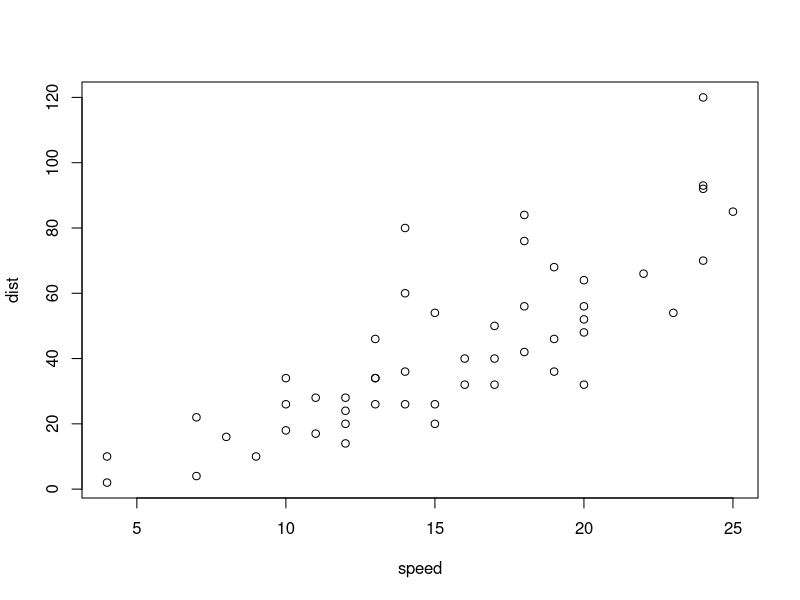
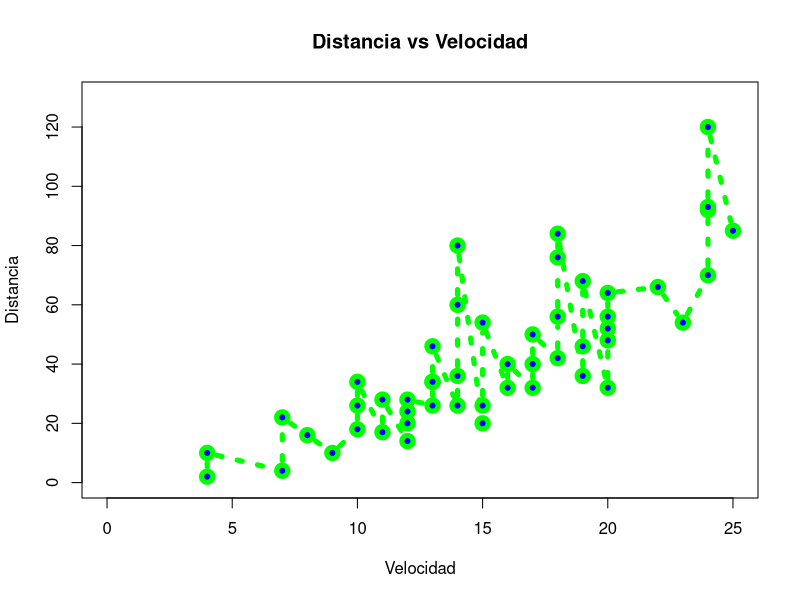
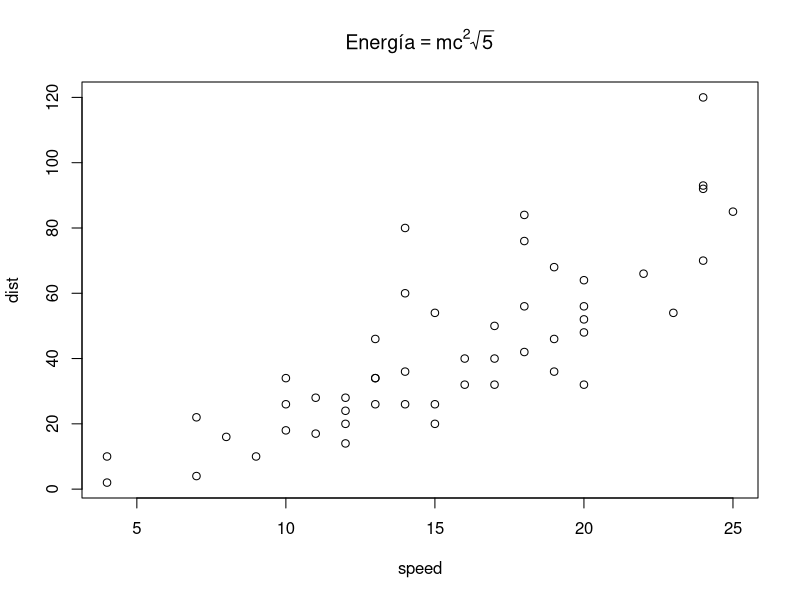
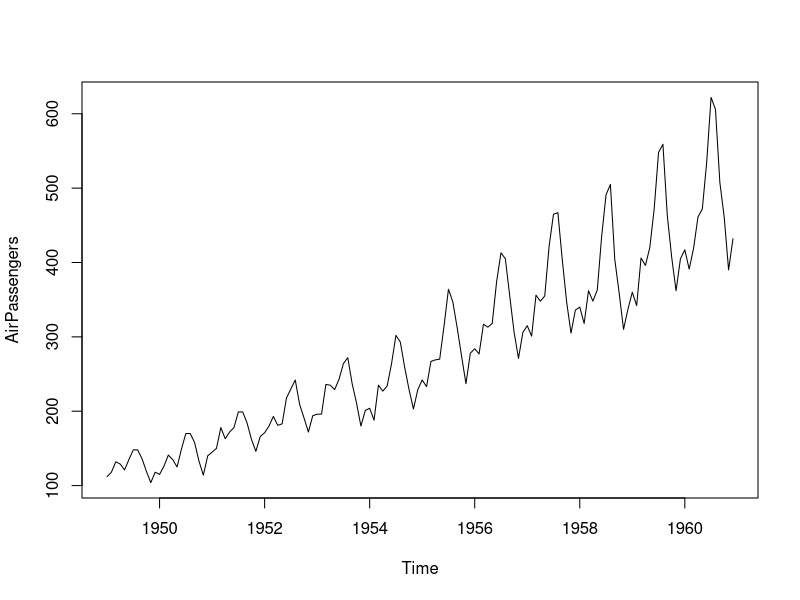
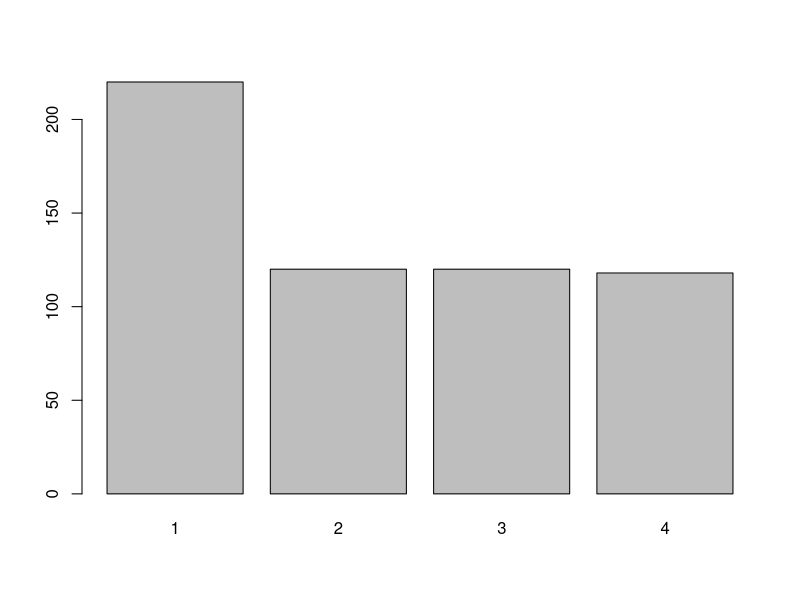
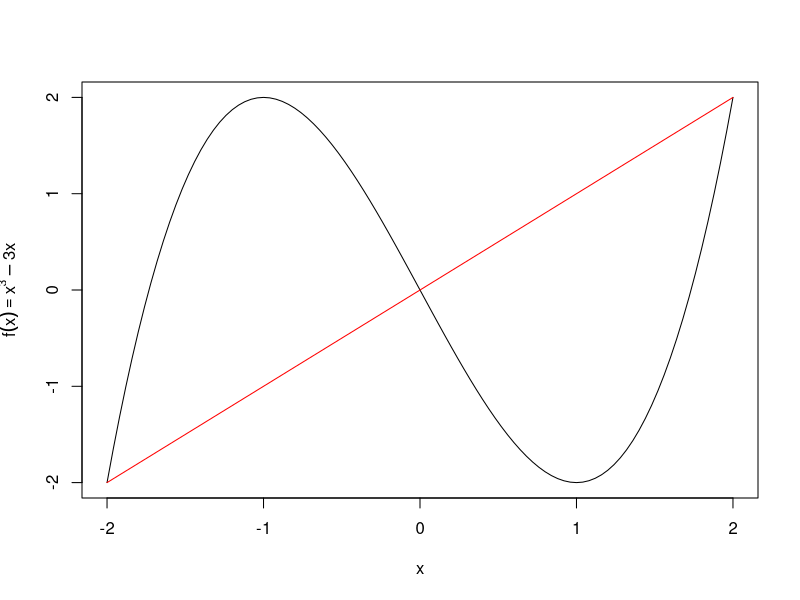
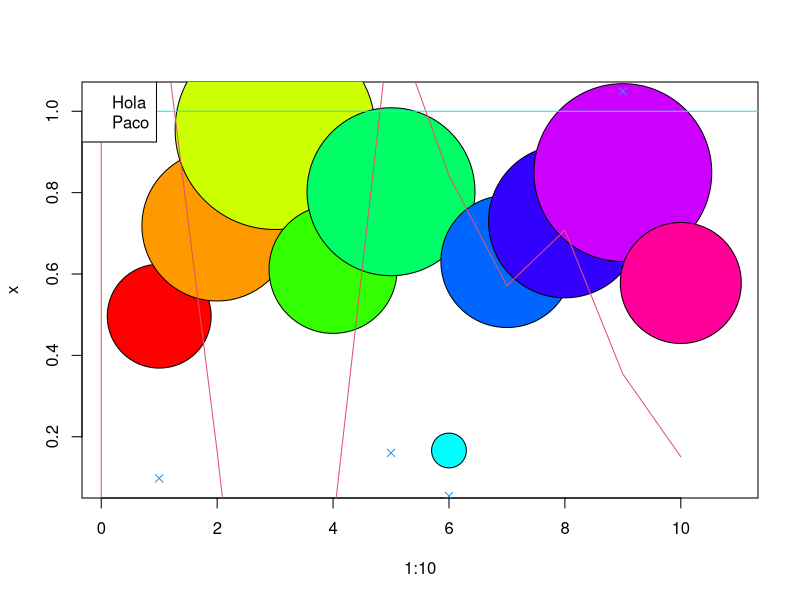
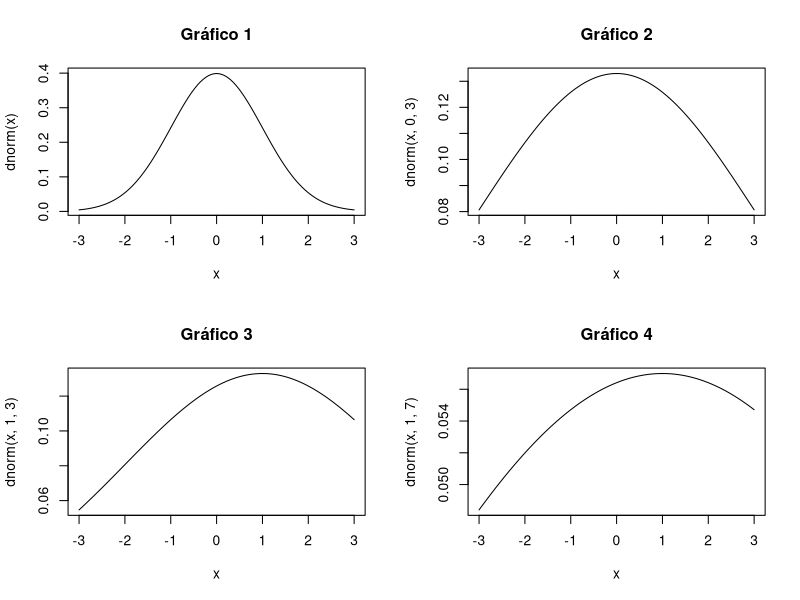

Recreate these plots in R, in order. (Note: this script raises an error after producing the figures.)
###############################################
################### F. PLOT ###################
###############################################

# DataFrame con dos columnas, x e y
plot(cars)

# control completo
plot(cars,  type = "b", # p, l, c, h, o, s...
            main = "Distancia vs Velocidad",
            xlab = "Velocidad", ylab = "Distancia",
            xlim = c(0, 25), ylim = c(0, 130),
            col = "green", 
            # puntos:
            pch = 21, # código de forma de los puntos
            bg = "blue", # color de fondo de punto
            cex = 1.5, # tamaño de los puntos
            lty = 3, # linea continua - discontinua
            lwd = 5) # grosor de la linea

# Añadir expresión matemática en la etiqueta de la leyenda
plot(cars,  main = expression(Energía == m * c^2 * sqrt(5)))

# Impresión de data frame matricial
plot(AirPassengers) 
class(AirPassengers) # tipo ts, especial configurado para ser impreso en gráfica

# Impresión de data frame con factores
plot(ChickWeight$Diet)

###############################################

# Vector de colores 
colors()

# Vector reducido de colores (8 coordenadas ciclicas)
palette()

# vector de colores del arcoiris
rainbow(20)



###############################################
################# F. AUXILIARES ###############
###############################################

# Función curve
curve(x^3 - 3*x, -2, 2, ylab = expression(f(x) == x^3-3*x))

# Superposición de funciones
curve(x+0, -2, 2, col = 'red', add = TRUE)

#----------------------------------------------

# función symbols
x <- runif(10)
symbols(1:10, x, circles = x, bg = rainbow(10))

#----------------------------------------------

# Función points, añade a gráfico existente
points(rnorm(10), pch=4, col=4)

# Función lines, añade a gráfico existente
lines(rnorm(10), lty=1, col=2)

# Abline, añade lineas horizontales - verticales
abline(v=0, h=1, col=c(5,2)) # linea horizontal y vertical

#----------------------------------------------

# Texto
text(-1.5, 0,"Función", pos=3, srt=45)

# Unir texto calculado
paste0('probabilidad=', 1-2*rnorm(1))

# Unir texto para fórmula
expression(group("[",list(0, 2*pi),"]"))

# Leyenda
legend(0, -0.5, c("Coseno", "Seno"), col = 2:3, lty = 1:2, lwd = 3)
legend('topleft', c("Hola", "Paco"))

#----------------------------------------------

# Multigráfica
par(mfrow=c(2,2)) # 2x2 rellenando por filas
curve(dnorm(x),       -3, 3, main='Gráfico 1')
curve(dnorm(x, 0, 3), -3, 3, main='Gráfico 2')
curve(dnorm(x, 1, 3), -3, 3, main='Gráfico 3')
curve(dnorm(x, 1, 7), -3, 3, main='Gráfico 4')

# 'par' te modifica los parametros gráficos por defecto

# Superposición de gráficas
par(new=TRUE)

#----------------------------------------------

# Crear un dispositivo gráfico
X11()

# Consulta de dispositivos gráficos activos
dev.list()

# Dispositivo activo
dev.cur()

# Establecer dispositivo activo
dev.set(2)

# Cerrar dispositivo actual
dev.off()

# Cerrar todos los dispositivos
graphics.off()

# Exportar gráfico a archivo
png('grafico.png')
pdf('grafico.pdf')



###############################################
################# HISTOGRAMA ##################
###############################################

# Para representación de datos tipo continuo
hist(rnorm(100))

# Información sobre el histograma
hist(rnorm(100),plot = FALSE)

# Modificación de amplitud de barras
hist(rnorm(100), breaks = 10)
hist(rnorm(100), breaks = c(seq(-4, 0, 0.1), seq(0.5, 4, 0.5)))

# Versión suavizada del histograma, para superponer
lines(density(rnorm(100)),col='blue')



###############################################
################# QQ-PLOT #####################
###############################################

# proporciona info sobre aproximación de datos a la normal
qqnorm(rnorm(100))

# Mientras más alineación, mejor aproximados están
qqline(rnorm(100))

# Contraste de hipótesis, para ver si se aproxima por normales
# Test de Kolmogorov Smirnov
ks.test(rnorm(100), pnorm, mean = mean(rnorm(100)), sd = sd(rnorm(100)))

# Test de Shapiro Wilks
shapiro.test(rnorm(100)) # Se acepta la hipótesis nula en ambos casos (p-valor)



###############################################
################# BOXPLOT #####################
###############################################

# Representación de datos tipo continuo
boxplot(rnorm(100)) # Los puntos exteriores son datos anomalos
# La caja son los cuartiles del 1 al 3
# La línea es la mediana, la amplitud es el rango de la variable

# Superposición en el histograma
hist(rnorm(1000))

par(new = TRUE) # Para que se superponga la siguiente
boxplot(rnorm(1000), horizontal = TRUE, axes = FALSE)

# Comparativa entre dos variables continuas
boxplot(rnorm(1000), rnorm(1000, mean = 3, sd = 5))

# Comparativa entre elementos de factores en una variable
boxplot(salary~gender) # Factores: género. Conjunto de datos: Salary

# Distinción con dos factores
boxplot(salary~gender*jobcat)



###############################################
############ VAR. CUALITATIVAS ################
###############################################

# Valores aleatorios en variable tipo factor
aleatorios <- sample(1:5,100, replace = TRUE)
factor <- factor(aleatorios)

# Clasificación de valores
tabla <- table(factor)

# Frecuencia de la clasificación de valores
fi <- prop.table(tabla)

# COnstrucción de tablade frecuencias
data.frame(tabla, Freq.rel = as.numeric(fi))

# Diagrama de barras
barplot(tabla)

# Diagrama de sectores
pie(tabla)

# Diagrama de barras apilado
paridad <- factor(aleatorios%%2)
tab <- table(factor, paridad)
addmargins(tab) # Añadir sumas acumuladas a una tabla

barplot(tab)

# Diagrama de barras de dos factores uno al lado del otro
barplot(tab, beside = TRUE)



###############################################
############# REGRESIÓN LINEAL ################
###############################################

library(MASS); attach(forbes)

# Función lm
fit <- lm(pres ~ bp)

# Nombres de variables que calcula la función lm (lista)
names(fit) 

# Bondad del ajuste (COEFICIENTE DE DETERMINACIÓN)
summary(fit) # Debemos mirar el multiple R-squared
# si el p-valor es menor que 0.05, es bueno

# Cálculos intermedios del contraste de regresión
anova(fit)

# Intervalos de confianza al 95%
confint(fit) # level = 0.90

# Impresión de la recta de regresión sobre la nube de puntos
abline(fit)

# Predicción sobre un valor de entrada e intervalo máximo de error
predict(fit, newdata = data.frame(bp = 200), interval = "prediction")

# Predicción sobre un valor de entrada e intervalo de confianza 95%
predict(fit, newdata = data.frame(bp = 200), interval = "confidence") # level = 0.99)

# Mayor detalle (errores, ...)
predict(fit, newdata = data.frame(bp = 200), se.fit=TRUE)

# Pintado de intervalos de rpedicción y confianza
x <- data.frame(bp = seq(min(forbes$bp), max(forbes$bp), length.out = 20))
pred.m <- predict(fit, newdata = x, interval = 'confidence', se.fit = TRUE) # Vector de precicciones e intervalos
pred.p <- predict(fit, newdata = x, interval = 'prediction', se.fit = TRUE)
matplot(x$bp,   cbind(pred.m$fit, pred.p$fit[,-1]), 
                lty=c(1,2,2,3,3), 
                col=c(1,2,2,4,4),
                type='l',
                xlab='temperatura',
                ylab='presión',
                main='')
                # add = TRUE)
points(forbes)



# Ejemplo de regresión lineal
plot(forbes) # Imprimimos el data frame de dos columnas
mod <- lm(pres ~ bp)
abline(mod, col = 'red') # pintamos la recta de regresión
